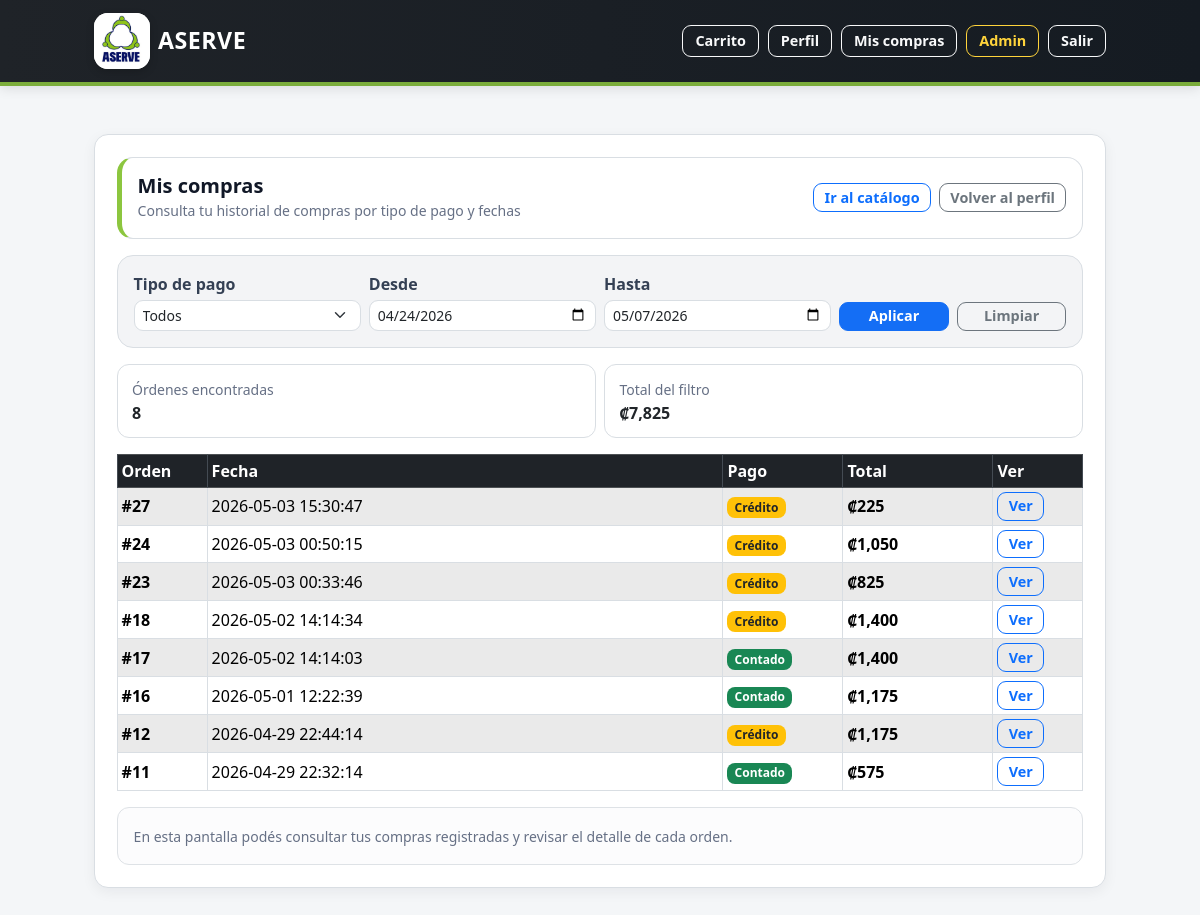
/mis-compras (signed in), run on an earlier commit of the app's database.
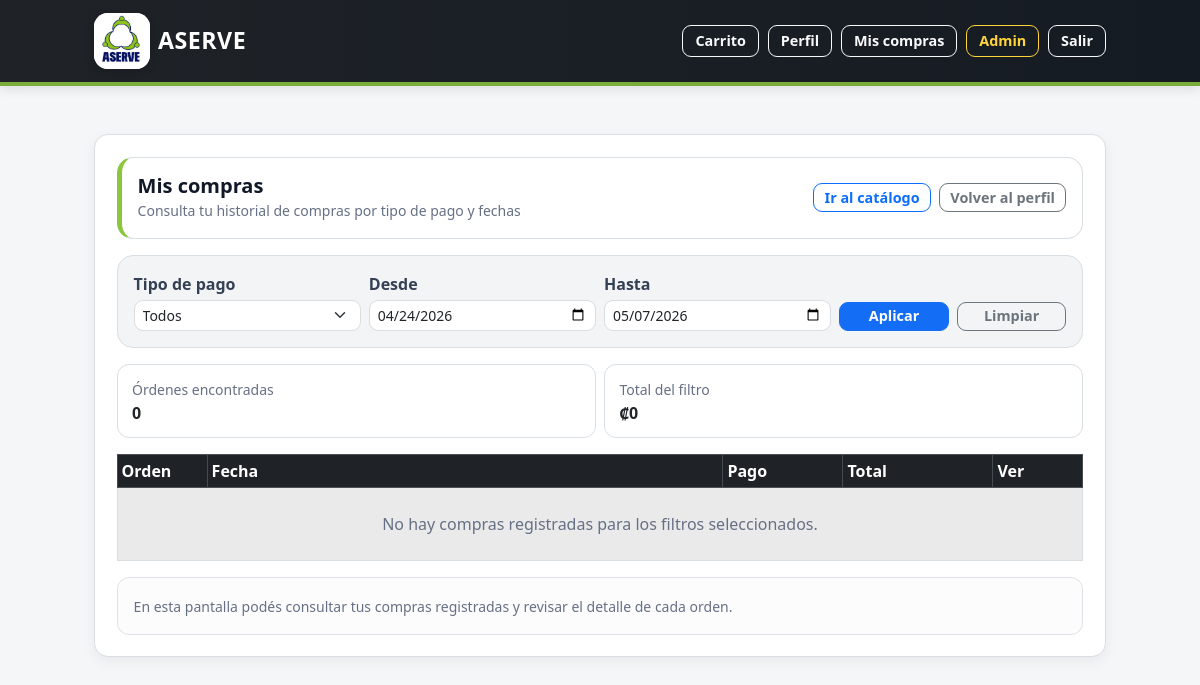
And on a later commit of the database.
### tables this page shows
CREATE TABLE orders (
    id INTEGER PRIMARY KEY AUTOINCREMENT,
    fecha TEXT NOT NULL,
    tipo_usuario TEXT NOT NULL CHECK (tipo_usuario IN ('asociado', 'no_asociado')),
    user_id INTEGER,
    nombre_no_asociado TEXT,
    tipo_pago TEXT NOT NULL CHECK (tipo_pago IN ('contado', 'credito')),
    total REAL NOT NULL CHECK (total >= 0),
    estado TEXT NOT NULL CHECK (estado IN ('pendiente', 'pagada')),
    FOREIGN KEY (user_id) REFERENCES users(id)
);

### app.py (the view)
@app.route("/mis-compras")
def mis_compras():
    if "user_id" not in session:
        flash("Debes iniciar sesión para ver tu historial.", "warning")
        return redirect(url_for("login"))
    user_id = session["user_id"]
    db = get_db()
    pago = (request.args.get("pago") or "").strip().lower()
    pago = pago.replace("é", "e")
    start = (request.args.get("start") or "").strip()
    end = (request.args.get("end") or "").strip()
    hoy = datetime.now().date()
    hace_14 = hoy - timedelta(days=13)
    if not start:
        start = hace_14.strftime("%Y-%m-%d")
    if not end:
        end = hoy.strftime("%Y-%m-%d")
    where = ["o.user_id = ?"]
    params = [user_id]
    if pago in ("contado", "credito"):
        where.append("replace(lower(trim(o.tipo_pago)), 'é', 'e') = ?")
        params.append(pago)
    where.append("date(o.fecha) >= date(?)")
    params.append(start)
    where.append("date(o.fecha) <= date(?)")
    params.append(end)
    where_sql = "WHERE " + " AND ".join(where)
    orders = db.execute(
        f"""
        SELECT
            o.id,
            o.fecha,
            o.tipo_pago,
            o.estado,
            o.total
        FROM orders o
        {where_sql}
        ORDER BY o.id DESC
        """,
        params
    ).fetchall()
    total_rango = sum(float(o["total"]) for o in orders) if orders else 0
    return render_template(
        "mis_compras.html",
        orders=orders,
        pago=pago,
        start=start,
        end=end,
        total_rango=total_rango
    )

### app.py (called while the page is built)
@app.template_filter("crc")
def format_crc(value):
    try:
        return f"₡{float(value):,.0f}"
    except (TypeError, ValueError):
        return "₡0"

def get_db():
    if "db" not in g:
        db_folder = os.path.dirname(app.config["DATABASE"])
        os.makedirs(db_folder, exist_ok=True)
        g.db = sqlite3.connect(app.config["DATABASE"])
        g.db.row_factory = sqlite3.Row
    return g.db

@app.before_request
def proteger_acceso_global():
    endpoint = request.endpoint
    if endpoint is None:
        return None
    rutas_publicas = {
        "login",
        "static"
    }
    if endpoint in rutas_publicas:
        return None
    if "user_id" not in session:
        flash("Debes iniciar sesión para acceder a ASERVE.", "warning")
        return redirect(url_for("login"))
    rutas_password_temporal = {
        "cambiar_password_temporal",
        "logout",
        "static"
    }
    if session.get("password_temporal") == 1:
        if endpoint not in rutas_password_temporal:
            flash("Debes cambiar tu contraseña temporal antes de continuar.", "warning")
            return redirect(url_for("cambiar_password_temporal"))
    return None

### templates/mis_compras.html (shortened to what this page needs)
{% extends "base.html" %}
{% block content %}
<div class="card shadow-sm">
  <div class="card-body">
    <div class="mis-compras-header mb-3">
      <div class="d-flex flex-column flex-md-row justify-content-between align-items-start align-items-md-center gap-3">
        <div>
          <h5 class="mb-0">Mis compras</h5>
          <small class="text-muted">
            Consulta tu historial de compras por tipo de pago y fechas
          </small>
        </div>
        <div class="d-flex flex-wrap gap-2">
          <a class="btn btn-outline-primary btn-sm" href="{{ url_for('catalogo') }}">
            Ir al catálogo
          </a>
          <a class="btn btn-outline-secondary btn-sm" href="{{ url_for('perfil') }}">
            Volver al perfil
          </a>
        </div>
      </div>
    </div>
    <div class="mis-compras-filter mb-3">
      <form method="GET" class="row g-2 align-items-end">
        <div class="col-12 col-md-3">
          <label class="form-label mb-1">Tipo de pago</label>
          <select class="form-select form-select-sm" name="pago">
            <option value="" {% if pago == "" %}selected{% endif %}>Todos</option>
          </select>
        </div>
        <div class="col-6 col-md-3">
          <label class="form-label mb-1">Desde</label>
          <input
            type="date"
            class="form-control form-control-sm"
            name="start"
            value="{{ start }}"
          >
        </div>
        <div class="col-6 col-md-3">
          <label class="form-label mb-1">Hasta</label>
          <input
            type="date"
            class="form-control form-control-sm"
            name="end"
            value="{{ end }}"
          >
        </div>
        <div class="col-12 col-md-3 d-flex gap-2">
          <button class="btn btn-primary btn-sm w-100" type="submit">
            Aplicar
          </button>
          <a class="btn btn-outline-secondary btn-sm w-100" href="{{ url_for('mis_compras') }}">
            Limpiar
          </a>
        </div>
      </form>
    </div>
    <div class="row g-2 mb-3">
      <div class="col-12 col-md-6">
        <div class="mis-compras-summary-box">
          <small class="text-muted">Órdenes encontradas</small>
          <div class="fw-bold">
            {{ orders|length }}
          </div>
        </div>
      </div>
      <div class="col-12 col-md-6">
        <div class="mis-compras-summary-box">
          <small class="text-muted">Total del filtro</small>
          <div class="fw-bold">
            {{ total_rango|crc }}
          </div>
        </div>
      </div>
    </div>
    <div class="table-responsive d-none d-md-block">
      <table class="table table-sm table-bordered table-striped align-middle mb-0">
        <thead class="table-dark">
          <tr>
            <th style="width: 90px;">Orden</th>
            <th>Fecha</th>
            <th style="width: 120px;">Pago</th>
            <th style="width: 150px;">Total</th>
            <th style="width: 90px;">Ver</th>
          </tr>
        </thead>
        <tbody>
          {% for o in orders %}
          <tr>
            <td>
              <b>#{{ o.id }}</b>
            </td>
            <td>
              {{ o.fecha }}
            </td>
            <td>
              {% set pago_norm = (o.tipo_pago|string|lower|replace('é','e')|trim) %}
              {% if pago_norm == "credito" %}
                <span class="badge bg-warning text-dark">Crédito</span>
              {% else %}
                <span class="badge bg-success">Contado</span>
              {% endif %}
            </td>
            <td>
              <b>{{ o.total|crc }}</b>
            </td>
            <td>
              <a class="btn btn-outline-primary btn-sm"
                 href="{{ url_for('mis_compras_detalle',
                                  order_id=o.id,
                                  pago=pago,
                                  start=start,
                                  end=end) }}">
                Ver
              </a>
            </td>
          </tr>
          {% else %}
          <tr>
            <td colspan="5" class="text-center text-muted py-4">
              No hay compras registradas para los filtros seleccionados.
            </td>
          </tr>
          {% endfor %}
        </tbody>
      </table>
    </div>
    <div class="alert alert-light border mt-3 mb-0">
      <small class="text-muted">
        En esta pantalla podés consultar tus compras registradas y revisar el detalle de cada orden.
      </small>
    </div>
  </div>
</div>
{% endblock %}

### templates/base.html (shortened to what this page needs)
<!DOCTYPE html>
<html lang="es">
<head>
  <link
    href="https://cdn.jsdelivr.net/npm/bootstrap@5.3.2/dist/css/bootstrap.min.css"
    rel="stylesheet"
  >
</head>
<body>
  <nav class="navbar navbar-dark aserve-navbar">
    <div class="container-fluid aserve-container d-flex flex-wrap justify-content-between align-items-center">
      <a class="navbar-brand fw-bold mb-0 d-flex align-items-center gap-2"
         href="{% if session.get('user_id') %}{{ url_for('catalogo') }}{% else %}{{ url_for('login') }}{% endif %}">
        <span class="aserve-logo-box">
          <img
            src="{{ url_for('static', filename='img/logo_aserve.png') }}"
            alt="Logo ASERVE"
            class="aserve-logo-img"
          >
        </span>
        <span class="aserve-brand-text">
          ASERVE
        </span>
      </a>
      <div class="d-flex flex-wrap navbar-actions justify-content-end">
        {% if session.get("user_id") %}
          <a href="{{ url_for('ver_carrito') }}" class="btn btn-outline-light btn-sm">
            Carrito
          </a>
          <a href="{{ url_for('perfil') }}" class="btn btn-outline-light btn-sm">
            Perfil
          </a>
          <a href="{{ url_for('mis_compras') }}" class="btn btn-outline-light btn-sm">
            Mis compras
          </a>
          {% if session.get("rol") == "admin" %}
            <a href="{{ url_for('admin_panel') }}" class="btn btn-outline-warning btn-sm">
              Admin
            </a>
          {% endif %}
          <a href="{{ url_for('logout') }}" class="btn btn-outline-light btn-sm">
            Salir
          </a>
        {% else %}
          <a href="{{ url_for('login') }}" class="btn btn-outline-light btn-sm">
            Login
          </a>
        {% endif %}
      </div>
    </div>
  </nav>
  <main class="aserve-container py-3">
    {% block content %}{% endblock %}
  </main>
</body>
</html>

### templates/base.html (style rules this page uses)
:root { --aserve-navy: #07145f; --aserve-blue-dark: #101828; --aserve-green: #8cc63f; --aserve-green-dark: #6aa72f; --aserve-bg: #f4f6f8; --aserve-card: #ffffff; --aserve-border: #d9dee3; --aserve-text: #111827; --aserve-muted: #667085; }
body { min-height: 100vh; background: var(--aserve-bg); color: var(--aserve-text); }
.aserve-container { max-width: 1040px; margin: 0 auto; padding-left: 14px; padding-right: 14px; }
.aserve-navbar { background: linear-gradient(90deg, #1f2328 0%, #151b22 100%); border-bottom: 4px solid rgba(140, 198, 63, .85); box-shadow: 0 2px 12px rgba(0, 0, 0, .12); }
.navbar-brand { letter-spacing: .3px; text-decoration: none; }
.aserve-logo-box { width: 56px; height: 56px; background: #ffffff; border-radius: 14px; overflow: hidden; display: flex; align-items: center; justify-content: center; flex: 0 0 auto; box-shadow: 0 3px 8px rgba(0, 0, 0, .18); }
.aserve-logo-img { width: 67px; height: 67px; object-fit: contain; }
.aserve-brand-text { color: #ffffff; font-size: 1.45rem; font-weight: 800; letter-spacing: .5px; line-height: 1; }
.navbar-actions { gap: .55rem; }
.navbar-actions .btn { border-radius: 9px; font-weight: 600; padding: .35rem .75rem; transition: all .15s ease-in-out; }
.btn-outline-warning { color: #ffd43b; border-color: #ffd43b; }
main.aserve-container { padding-top: 2rem !important; padding-bottom: 2rem !important; }
.card { border: 1px solid var(--aserve-border); border-radius: 14px; box-shadow: 0 4px 14px rgba(16, 24, 40, .06) !important; }
.card-body { padding: 1.35rem; }
h1, h2, h3, h4, h5, h6 { color: var(--aserve-text); font-weight: 750; }
.text-muted { color: var(--aserve-muted) !important; }
.btn { border-radius: 9px; font-weight: 600; }
.btn-primary { background-color: #146ef5; border-color: #146ef5; }
.btn-sm { padding: .28rem .65rem; font-size: .9rem; line-height: 1.25; }
.form-control, .form-select { border-radius: 9px; border-color: var(--aserve-border); }
.form-label { font-weight: 600; color: #344054; }
.table { border-color: var(--aserve-border); }
.table thead.table-dark th { background-color: #1f2328 !important; color: #ffffff; border-color: #444b53; font-weight: 700; }
.table td, .table th { vertical-align: middle; }
.table-striped > tbody > tr:nth-of-type(odd) > * { background-color: rgba(16, 24, 40, .035); }
.alert { border-radius: 12px; border-color: var(--aserve-border); }

### templates/mis_compras.html (style rules this page uses)
.mis-compras-header { border: 1px solid #d9dee3; border-left: 5px solid #8cc63f; border-radius: 16px; background: #ffffff; padding: 1rem; }
.mis-compras-filter { border: 1px solid #d9dee3; border-radius: 16px; background: #f3f4f6; padding: 1rem; }
.mis-compras-summary-box { border: 1px solid #d9dee3; border-radius: 12px; background: #ffffff; padding: .75rem .9rem; height: 100%; }

What changed in the data, as far as the page shows it:
removed orders: id "27", fecha "2026-05-03 15:30:47", shows "Crédito", total|crc "₡225"
removed orders: id "24", fecha "2026-05-03 00:50:15", shows "Crédito", total|crc "₡1,050"
removed orders: id "23", fecha "2026-05-03 00:33:46", shows "Crédito", total|crc "₡825"
removed orders: id "18", fecha "2026-05-02 14:14:34", shows "Crédito", total|crc "₡1,400"
removed orders: id "17", fecha "2026-05-02 14:14:03", shows "Contado", total|crc "₡1,400"
removed orders: id "16", fecha "2026-05-01 12:22:39", shows "Contado", total|crc "₡1,175"
removed orders: id "12", fecha "2026-04-29 22:44:14", shows "Crédito", total|crc "₡1,175"
removed orders: id "11", fecha "2026-04-29 22:32:14", shows "Contado", total|crc "₡575"
Also different on the page:
{{ orders|length }}: "8" → "0"
{{ total_rango|crc }}: "₡7,825" → "₡0"
text now shown: "No hay compras registradas para los filtros seleccionados."
